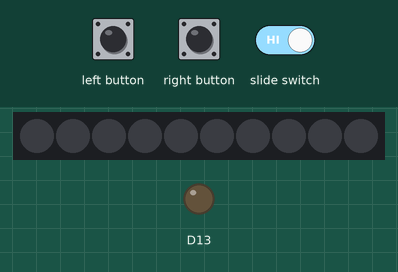
Recording of a sketch running on a simulated Adafruit Circuit Playground Express. Shown: 10 RGB LEDs in strip order, left to right, output pins drawn as LEDs (lit = HIGH). The inputs (shaded band) are chosen by the test bench. Dim RGB values are drawn brighter than linear; random numbers use the default seed unless the sketch sets one.

Above: at 1.2 s.
1.3 s: left button pressed for 0.15 s
At 1.37 s:
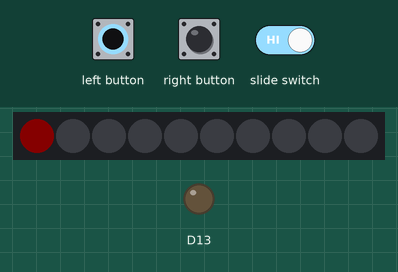
2.0 s: right button pressed for 0.15 s
At 3.2 s:
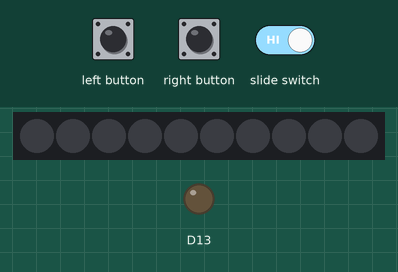
3.6 s: left button pressed for 1 s
At 4.01 s:
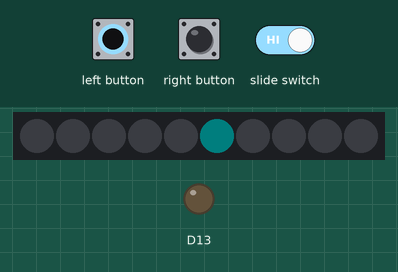
5.2 s: right button pressed for 1 s
At 6.0 s:
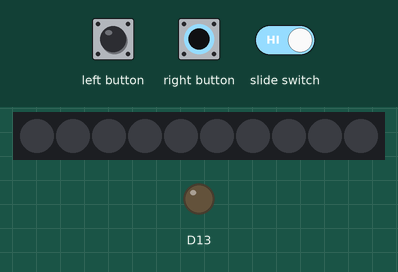
Timing chart, 0 to 8.2 s (numbered marks = the images above; inputs shaded):
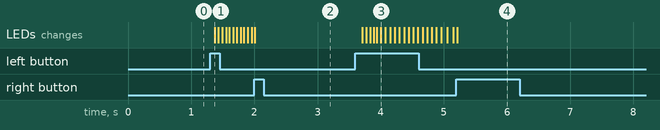

The sketch:

player_chooser.ino
```cpp
#include <Adafruit_CircuitPlayground.h>

/***************************
 * This program is a first-player picker. For example, chooing the first player in a game.
 * Players place their fingers on the touch pads, press the Start (A) button, and wait for the spinner to stop on the chosen player.
 * The program takes into account if a player leaves in the middle of spinner.
 *
 * Inputs
 *    Button A      - Start
 *    Button B      - Reset
 *    Player 1 Pads - A4/A5
 *    Player 2 Pads - A6/A7
 *    Player 3 Pads - A0/A1
 *    Player 4 Pads - A2/A3
 *
 * Program observations
 *
 *    The program uses a state machine to simplify logic
 *
 *    Because the programs are procedural (no events), need to keep two separate timers:
 *      seconds   - main timer in seconds
 *      spinClock - pixel update timer in milliseconds
 *
 * Resources
 *    https://www.arduino.cc/reference/en
 *    https://adafruit.github.io/Adafruit_CircuitPlayground/html/class_adafruit___circuit_playground.html
 *    https://cdn-learn.adafruit.com/assets/assets/000/047/156/original/circuit_playground_Adafruit_Circuit_Playground_Express_Pinout.png?1507829017
 *
 */

const bool DEBUG = false; // writes out debug messages to serial monitor if true
uint8_t pixeln = -1; // the next pixel to light, -1 means it hasn't been set yet
unsigned long lastTime = 0; // keeps track of last millisecond time to calculate deltaTime
long seconds = 0; // seconds since application has started
long secondClock = 0; // keeps track of milliseconds and updates seconds if 1000 has passed

long spinClock = 0; // clock cycles for spinner
int spinSpeed = 50; // how fast to flip pixels (in ms)
const int SPIN_DURATION = 4; // how long spinner should run before stopping
int spinCount = SPIN_DURATION; // countdown timer for spinner

const int FINISHED_DURATION = 5; // how long result should stay displayed before resetting
int finishedCount = FINISHED_DURATION; // countdown timer until moving to reset state

int chosenPlayerIndex = -1; // the chosen player
bool cselected[] = {false, false, false, false}; // state of activated touch pads - player 1, player 2, player 3, player 4

int state = 0; // current application state

const int STATE_WAITING = 0;    // waiting for button A to be pressed to start the app
const int STATE_RUNNING = 1;    // the application starts spinning and after SPIN_DURATION seconds moves to STATE_FINISHED
const int STATE_FINISHED = 2;   // a player is chosen and will keep the display on for FINISHED_DURATION seconds then moves to STATE_RESETTING
const int STATE_RESETTING = 3;  // resets the application state and moves to STATE_WAITING

const int DISPLAY_SPIN = 0;     // Uses a spinner to display the selection
const int DISPLAY_RANDOM = 1;   // Lights up pixels pseudo-randomly until it finally chooses a player
int displayType = DISPLAY_SPIN; // The current display type

const int PIXEL_BRIGHTNESS = 8; // pixels are bright! set to low brightness


class Timer {

  private:
    unsigned long _milliseconds = 0;
    unsigned long _lastTime = 0;
    unsigned long _accum = 0;
    unsigned long _counter = 0;

  public:
    Timer(const int milliseconds) {
      _milliseconds = milliseconds;
    }

    unsigned long loop() {
      unsigned long t = millis();
      _accum += t - _lastTime;
      _lastTime = t;
      if(_accum >= _milliseconds) {
        _counter += 1;
        _accum = 0;
        return true;
      }
      return false;
    }

    unsigned long getEllapsed() {
      return _counter;
    }

    unsigned long msEllapsedRead() {
      return millis();
    }

    void millisecondsWrite(const unsigned long milliseconds) {
      _milliseconds = milliseconds;
    }

    const unsigned long millisecondsRead() {
      return _milliseconds;
    }

};

Timer _secondTimer(1000),   // Second timer
      _spinTimer(50);       // Spinner timer

/***************************
 * Initialize application
 */
void setup() {
  if(DEBUG) {
    Serial.begin(9600);
    Serial.println("Player Chooser");
  }
  randomSeed(analogRead(0));  // make sure we get a new seed each time we run
  CircuitPlayground.begin();  // initialize the cpx
  CircuitPlayground.setBrightness(PIXEL_BRIGHTNESS);
  CircuitPlayground.speaker.enable(false); // turn off speaker - otherwise it starts automatically
}


/***************************
 * Updates application state based on button state
 */
void checkButtons() {
  if (CircuitPlayground.leftButton() && state == STATE_WAITING) {
    state = STATE_RUNNING;
  }
  if (CircuitPlayground.rightButton()) {
    state = STATE_RESETTING;
  }
  if(state == STATE_WAITING) {
    if(CircuitPlayground.slideSwitch()) {
      if(displayType != DISPLAY_SPIN) displayType = DISPLAY_SPIN;
    } else {
      if(displayType != DISPLAY_RANDOM) displayType = DISPLAY_RANDOM;
    }
  }
}

/***************************
 * Sets the current state of the players participating
 */
void updateEnabledPlayers() {
  cselected[0] = CircuitPlayground.readCap(3) > 100 || CircuitPlayground.readCap(2) > 100;
  cselected[1] = CircuitPlayground.readCap(0) > 100 || CircuitPlayground.readCap(1) > 100;
  cselected[2] = CircuitPlayground.readCap(6) > 100 || CircuitPlayground.readCap(12) > 100;
  cselected[3] = CircuitPlayground.readCap(9) > 100 || CircuitPlayground.readCap(10) > 100;
}

/***************************
 * Get the pixel to light up based on the chosen player
 */
const int getPlayerPixelIndex(const int playerIndex) {
  switch(playerIndex) {
    case 0:
      return 1;
    case 1:
      return 3;
    case 2:
      return 6;
    case 3:
      return 8;
  }
  return -1;
}

/***************************
 * Returns the current number of players participating
 */
const int playerCount() {
  updateEnabledPlayers();
  return cselected[0] + cselected[1] + cselected[2] + cselected[3];
}

int lastPixel = 0;

/***************************
 * Turns the previous pixel off, the current pixel on and increments to the next pixel
 */
void displayPixelsSpin() {
  // Initialize first pixel
  if(pixeln == -1) pixeln == 0;

  // Turn off previous pixel
  CircuitPlayground.setPixelColor(lastPixel, 0, 0, 0);
  lastPixel = pixeln;

  // Set current pixel
  CircuitPlayground.setPixelColor(pixeln++, CircuitPlayground.colorWheel(25 * pixeln));

  // Makes sure next pixel circles back around
  if (pixeln == 10) pixeln = 0;
}

void displayPixelsRandom() {
  // Initialize first pixel
  if(pixeln == -1) pixeln = random(9);

  // Turn off previous pixel
  CircuitPlayground.setPixelColor(lastPixel, 0, 0, 0);
  lastPixel = pixeln;

  // Set current pixel
  int colorOffset = 25 * pixeln;
  CircuitPlayground.setPixelColor(pixeln, CircuitPlayground.colorWheel(colorOffset));

  // Get next pixel
  while(pixeln == lastPixel) pixeln = random(9);

}

/***************************
 * Chooses a player and cycles through until all players anyone leaves while the app is running
 */
void tryChoosePlayer() {
  // Only try to choose a player if we're done spinning
  if(spinCount > 0) return;

  if(playerCount() == 0) {
    state = STATE_RESETTING;
    return;
  }

  if(chosenPlayerIndex == -1) {
    // Make our initial winner but may get changed depending on who's still playing
    chosenPlayerIndex = random(3); // might change this to calculate a random value a bunch during the spinning?
  } else {
    // Make sure the player is still playing
    while(cselected[chosenPlayerIndex] != 1 && playerCount() > 0) {
      chosenPlayerIndex = (chosenPlayerIndex + 1) % 4;
    }
    // Get the pixel to display
    int pix = getPlayerPixelIndex(chosenPlayerIndex);
    int curPixel = lastPixel % 10; // Offset due to updatePixels incrementing pixeln before it exits

    // Only display the pixel if it's the currently lit one - otherwise let the cycle continue until it gets back here
    if(pix == curPixel) {
      state = STATE_FINISHED;
      return;
    }
  }
}

/***************************
 * Resets all variable back to start state to the app can run again
 */
void resetState() {
  state = STATE_WAITING;
  pixeln = -1;
  lastPixel = 0;
  spinCount = SPIN_DURATION;
  finishedCount = FINISHED_DURATION;
  _spinTimer.millisecondsWrite(spinSpeed);
  chosenPlayerIndex = -1;
  CircuitPlayground.clearPixels();
}

/***************************
 * if DEBUG is true, writes out comments to Serial port
 */
void writeDebug() {
  Serial.print("------------------------ Time: "); Serial.println(seconds);
  Serial.print("state: "); Serial.println(state);

//  Serial.print("cselected[0]: "); Serial.println(cselected[0]);
//  Serial.print("cselected[1]: "); Serial.println(cselected[1]);
//  Serial.print("cselected[2]: "); Serial.println(cselected[2]);
//  Serial.print("cselected[3]: "); Serial.println(cselected[3]);

  Serial.print("pixeln: "); Serial.println(pixeln);
  Serial.print("chosenPlayerIndex: "); Serial.println(chosenPlayerIndex);
  Serial.print("spinCount: "); Serial.println(spinCount);
  Serial.print("finishedCount: "); Serial.println(finishedCount);

}

/***************************
 * Main event loop using state machine
 */
void loop() {
  bool tick = _secondTimer.loop();
  bool spin = _spinTimer.loop();

  checkButtons();

  if(DEBUG && tick) writeDebug();

  switch(state) {
    case STATE_WAITING:
      // waiting - noop
      break;
    case STATE_RUNNING:
      updateEnabledPlayers();
      if(spin) {
        if(displayType == DISPLAY_SPIN) {
          displayPixelsSpin();
        } else {
          displayPixelsRandom();
        }
      }
      tryChoosePlayer();
      if(tick) {
        spinCount--;
        _spinTimer.millisecondsWrite(_spinTimer.millisecondsRead() + 20);
      }
      break;
    case STATE_FINISHED:
      // keep pixel on so player can see last result until reset button is pressed or
      // if more than FINISHED_DURATION seconds passses
      if(tick) finishedCount--;
      if(finishedCount == 0) state = STATE_RESETTING;
      break;
    case STATE_RESETTING:
      resetState();
      break;
  }

  delay(10);
}
```

Measured:
- after the input at 1.3 s, the LEDs: change after 0.07 s (image 1)
- after the input at 3.6 s, the LEDs: first change after 0.11 s (image 3 shows a later state)
